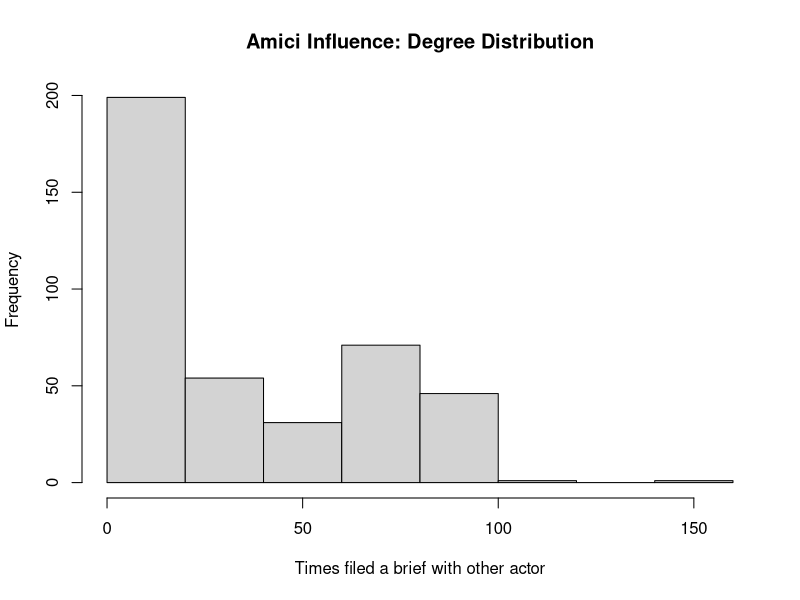

Reproduce this figure in R.
## ---- chunk 1
library(tidyr)
data <- read.csv("CleanedData.csv")
#New column count
data$count <- 1

#Gather the data at case level
lev_data <- pivot_wider(data,id_cols = CaseID, names_from = `Name.of.Amicus`, values_from = count, values_fn = list(count = length), values_fill = list(count = 0))

#Create the adjacency matrix
mat <- as.matrix(lev_data[-1])
ad_matrix <- t(mat) %*% mat

#Ignore the ties from a node to itself 
diag(ad_matrix) <- 0
## ---- chunk 2
library(igraph)
amici_network <- graph.adjacency(ad_matrix, mode = "undirected", weighted = TRUE)
## ---- chunk 3
#transpose lev_data to have amici grouped by case
library(data.table)
T_lev_data <- transpose(lev_data,)
rownames(T_lev_data) <- colnames(lev_data)
colnames(T_lev_data) <- lev_data$CaseID
T_lev_data <- T_lev_data[-c(1),]
## ---- chunk 4
#create graph using 'igraph'
Aff_network <- graph.incidence(T_lev_data)

#description of the graph

##size
vcount(Aff_network)
ecount(Aff_network)

##ties
is_bipartite(Aff_network)
is_directed(Aff_network)
is_weighted(Aff_network)
## ---- chunk 5
#extracting the one-mode projections 
Aff_network.pr <- bipartite.projection(Aff_network)
Aff_network.pr
## ---- chunk 6
amici_net <- Aff_network.pr$proj1
case_net <- Aff_network.pr$proj2

amici_ad <- graph.adjacency(get.adjacency(amici_net, sparse = FALSE,attr = "weight"))
case_ad <- graph.adjacency(get.adjacency(case_net, sparse = FALSE,attr = "weight"))

#describe both graphs
##size
vcount(amici_ad)
ecount(amici_ad)

vcount(case_ad)
ecount(case_ad)

## ---- chunk 7
#density
graph.density(amici_ad)
graph.density(case_ad)
## ---- chunk 8
centr_degree(amici_ad, loops = FALSE, mode = "total")$centralization
## ---- chunk 9
amici.nodes<-data.frame(name=V(amici_ad)$name, degree=igraph::degree(amici_ad))

#distribution
hist(amici.nodes$degree, main = "Amici Influence: Degree Distribution", xlab = "Times filed a brief with other actor")
## ---- chunk 10
library(dplyr)
arrange(amici.nodes, desc(degree))%>%slice(1:3)
## ---- chunk 11
knitr::opts_chunk$set(echo = TRUE)
